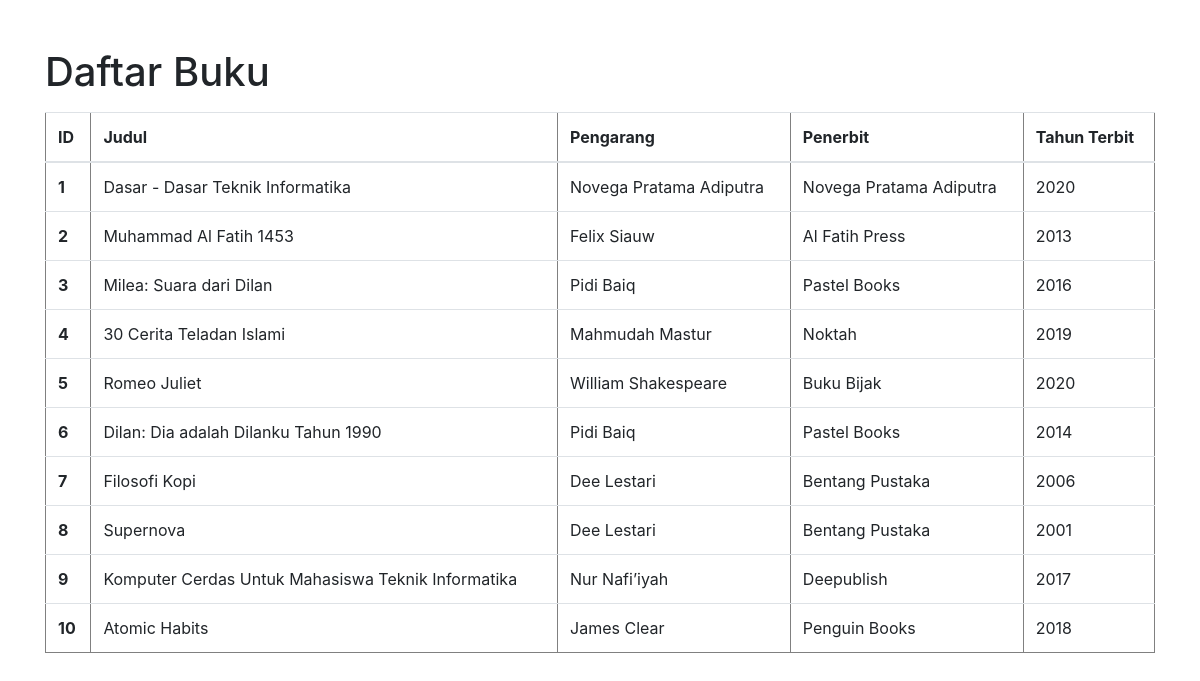
The page / on the database its author committed.
### tables this page shows
CREATE TABLE `buku` (
  `id_buku` int NOT NULL,
  `judul` varchar(100) DEFAULT NULL,
  `pengarang` varchar(100) DEFAULT NULL,
  `tahun_terbit` year DEFAULT NULL,
  `penerbit` varchar(100) DEFAULT NULL,
  `genre` varchar(50) DEFAULT NULL
);

### Index.php (the view, shortened to what this page needs)
<?php require('Connection.php'); ?>
<!DOCTYPE html>
<html lang="en">
<head>
    <link rel="stylesheet" href="https://stackpath.bootstrapcdn.com/bootstrap/4.5.2/css/bootstrap.min.css">
</head>
<body>
    <div class="container">
        <h1 class="mt-5">Daftar Buku</h1>
        <p>
        <table border="1" cellpadding="10" cellspacing="0" class="table" style="width:100%;">
            <thead>
                <tr>
                    <th scope="col">ID</th>
                    <th scope="col">Judul</th>
                    <th scope="col">Pengarang</th>
                    <th scope="col">Penerbit</th>
                    <th scope="col">Tahun Terbit</th>
                </tr>
            </thead>
            <tbody>
                <?php
                $sql = "SELECT * FROM buku";
                $result = $conn->query($sql);
                if ($result && $result->num_rows > 0) {
                    while ($row = $result->fetch_assoc()) {
                        $buku[] = $row;
                    }
                }
                $i = 1;
                foreach ($buku as $b) : ?>
                    <tr>
                        <th scope="row"><?= $i++; ?></th>
                        <td><?= $b["judul"]; ?></td>
                        <td><?= $b["pengarang"]; ?></td>
                        <td><?= $b["penerbit"]; ?></td>
                        <td><?= $b["tahun_terbit"]; ?></td>
                    </tr>
                <?php endforeach ?>
            </tbody>
        </table>
        </p>
    </div>
</body>
</html>

### rows shown on the page
buku: judul "Dasar - Dasar Teknik Informatika", pengarang "Novega Pratama Adiputra", penerbit "Novega Pratama Adiputra", tahun_terbit "2020"
buku: judul "Muhammad Al Fatih 1453", pengarang "Felix Siauw", penerbit "Al Fatih Press", tahun_terbit "2013"
buku: judul "Milea: Suara dari Dilan", pengarang "Pidi Baiq", penerbit "Pastel Books", tahun_terbit "2016"
buku: judul "30 Cerita Teladan Islami", pengarang "Mahmudah Mastur", penerbit "Noktah", tahun_terbit "2019"
buku: judul "Romeo Juliet", pengarang "William Shakespeare", penerbit "Buku Bijak", tahun_terbit "2020"
buku: judul "Dilan: Dia adalah Dilanku Tahun 1990", pengarang "Pidi Baiq", penerbit "Pastel Books", tahun_terbit "2014"
buku: judul "Filosofi Kopi", pengarang "Dee Lestari", penerbit "Bentang Pustaka", tahun_terbit "2006"
buku: judul "Supernova", pengarang "Dee Lestari", penerbit "Bentang Pustaka", tahun_terbit "2001"
buku: judul "Komputer Cerdas Untuk Mahasiswa Teknik Informatika", pengarang "Nur Nafi’iyah", penerbit "Deepublish", tahun_terbit "2017"
buku: judul "Atomic Habits", pengarang "James Clear", penerbit "Penguin Books", tahun_terbit "2018"
